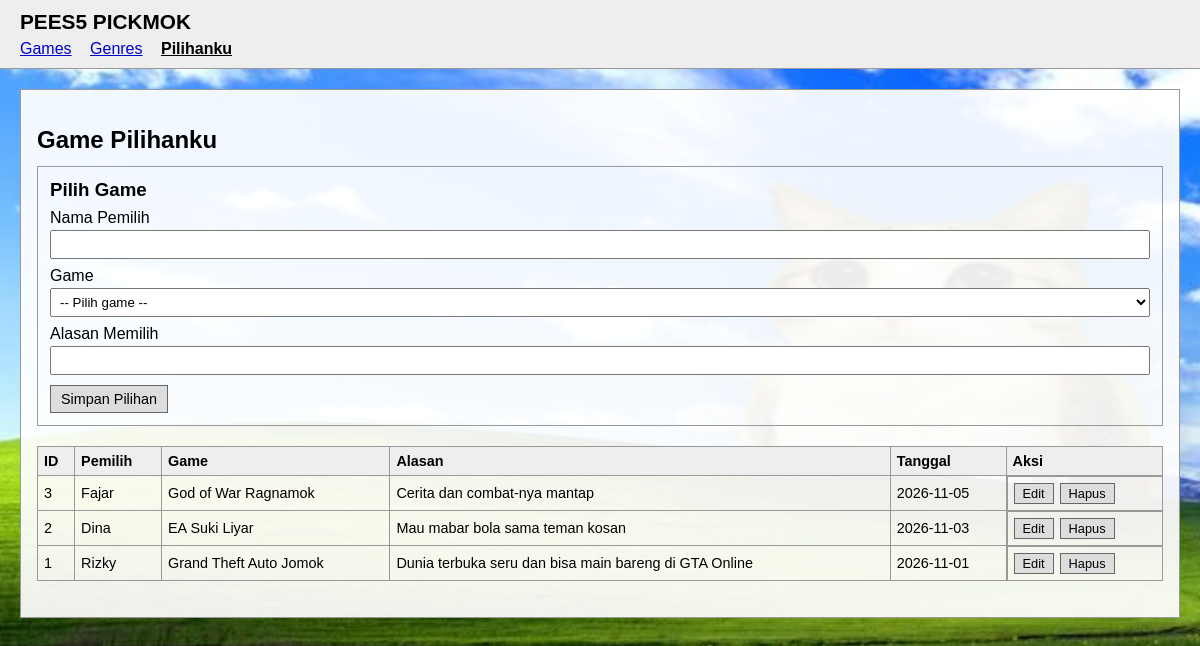
The page /index.php?page=picks on the database its author committed.
### tables this page shows
CREATE TABLE picks (
    id          INT AUTO_INCREMENT PRIMARY KEY,
    game_id     INT NOT NULL,
    player_name VARCHAR(100) NOT NULL,
    reason      VARCHAR(255) NULL,
    picked_at   DATE NOT NULL,
    FOREIGN KEY (game_id) REFERENCES games(id)
        ON UPDATE CASCADE
        ON DELETE CASCADE
);

CREATE TABLE games (
    id           INT AUTO_INCREMENT PRIMARY KEY,
    title        VARCHAR(150) NOT NULL,
    genre_id     INT NOT NULL,
    developer    VARCHAR(100) NOT NULL,
    release_year INT NOT NULL,
    rating       DECIMAL(3,1) NOT NULL DEFAULT 0.0,
    price        INT NOT NULL DEFAULT 0,
    FOREIGN KEY (genre_id) REFERENCES genres(id)
        ON UPDATE CASCADE
        ON DELETE RESTRICT
);

### index.php (called while the page is built, shortened)
<?php
require_once __DIR__ . '/config/helpers.php';
require_once __DIR__ . '/class/Pick.php';
$page = $_GET['page'] ?? 'games';
require __DIR__ . '/view/header.php';
require __DIR__ . '/view/' . $page . '.php';
require __DIR__ . '/view/footer.php';

### config/helpers.php (called while the page is built, shortened)
<?php
function h($value): string
{
    return htmlspecialchars((string) $value, ENT_QUOTES, 'UTF-8');
}

### class/Pick.php (called while the page is built, shortened)
<?php
class Pick
{
    private PDO $db;
    public function __construct(PDO $db)
    {
        $this->db = $db;
    }
    public function getAll(): array
    {
        $stmt = $this->db->prepare(
            "SELECT p.*, g.title AS game_title
             FROM picks p
             JOIN games g ON g.id = p.game_id
             ORDER BY p.picked_at DESC, p.id DESC"
        );
        $stmt->execute();
        return $stmt->fetchAll();
    }
}

### view/picks.php (the view, shortened to what this page needs)
<?php
$pick     = new Pick($db);
$editData = null;
$rows  = $pick->getAll();
?>
<h2>Game Pilihanku</h2>
<form method="post" class="card form">
    <h3><?= $editData ? 'Edit Pilihan' : 'Pilih Game' ?></h3>
    <label>Nama Pemilih</label>
    <input type="text" name="player_name" maxlength="100" required value="<?= h($editData['player_name'] ?? '') ?>">
    <label>Game</label>
    <select name="game_id" required>
        <option value="">-- Pilih game --</option>
    </select>
    <label>Alasan Memilih</label>
    <input type="text" name="reason" maxlength="255" value="<?= h($editData['reason'] ?? '') ?>">
    <div class="actions">
        <?php if ($editData): ?>
            <button type="submit" name="update" class="btn primary">Simpan Perubahan</button>
            <a href="index.php?page=picks" class="btn">Batal</a>
        <?php else: ?>
            <button type="submit" name="create" class="btn primary">Simpan Pilihan</button>
        <?php endif; ?>
    </div>
</form>
<table class="card">
    <thead>
        <tr><th>ID</th><th>Pemilih</th><th>Game</th><th>Alasan</th><th>Tanggal</th><th>Aksi</th></tr>
    </thead>
    <tbody>
    <?php foreach ($rows as $row): ?>
        <tr>
            <td><?= h($row['id']) ?></td>
            <td><?= h($row['player_name']) ?></td>
            <td><?= h($row['game_title']) ?></td>
            <td><?= h($row['reason']) ?></td>
            <td><?= h($row['picked_at']) ?></td>
            <td class="actions">
                <a href="index.php?page=picks&edit=<?= h($row['id']) ?>" class="btn small">Edit</a>
                <form method="post" onsubmit="return confirm('Hapus pilihan ini?')">
                    <button type="submit" name="delete" class="btn small danger">Hapus</button>
                </form>
            </td>
        </tr>
    <?php endforeach; ?>
    </tbody>
</table>

### style.css (style rules this page uses)
body { font-family: Arial, sans-serif; background: #7ab8f5 url('background.jpg') no-repeat center center fixed; background-size: cover; color: #000000; margin: 0; padding: 0; }
h2 { margin-bottom: 12px; }
.card { margin-bottom: 20px; }
.form { border: 1px solid #999999; padding: 12px; }
.form h3 { margin: 0 0 8px 0; }
.form label { display: block; margin: 8px 0 3px; }
.form input, .form select { width: 100%; padding: 5px; box-sizing: border-box; }
.actions { display: flex; gap: 6px; margin-top: 10px; align-items: center; }
td.actions { margin-top: 0; }
td.actions form { margin: 0; }
.btn { display: inline-block; padding: 5px 10px; border: 1px solid #666666; background: #dddddd; color: #000000; text-decoration: none; cursor: pointer; font-size: .9rem; }
.btn.small { padding: 2px 8px; font-size: .8rem; }
table { width: 100%; border-collapse: collapse; }
th, td { border: 1px solid #999999; padding: 6px; text-align: left; font-size: .9rem; }
th { background: #eeeeee; }

### rows shown on the page
picks: id "3", player_name "Fajar", game.title "God of War Ragnamok", reason "Cerita dan combat-nya mantap", picked_at "2026-11-05"
picks: id "2", player_name "Dina", game.title "EA Suki Liyar", reason "Mau mabar bola sama teman kosan", picked_at "2026-11-03"
picks: id "1", player_name "Rizky", game.title "Grand Theft Auto Jomok", reason "Dunia terbuka seru dan bisa main bareng di GTA Online", picked_at "2026-11-01"
